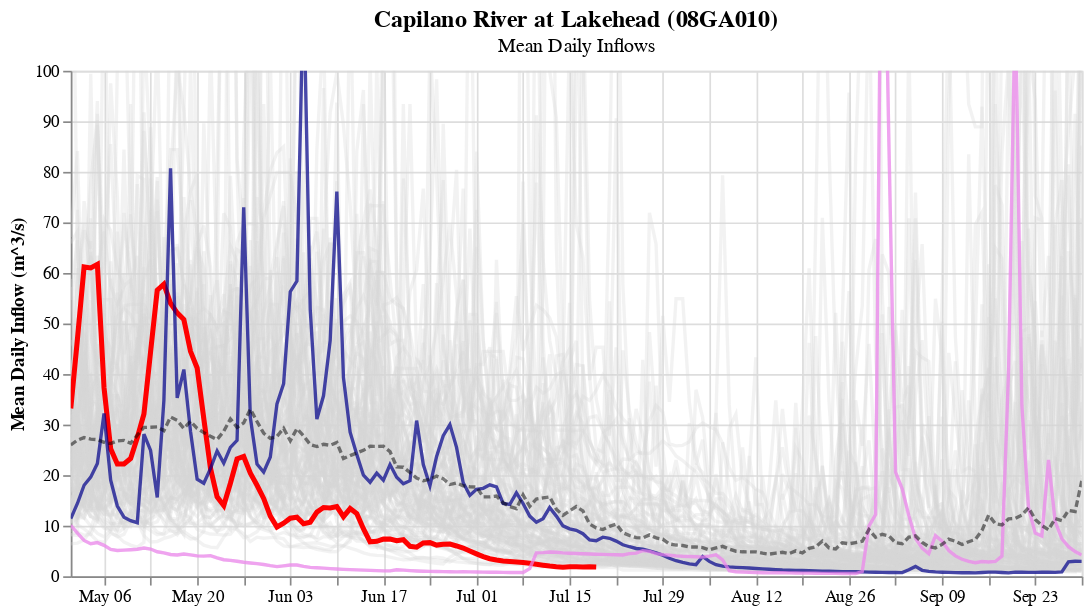

The notebook cell saved with this chart:
### Markdown cell above
## River Inflows

The plot below shows the average daily river inflows into the Capilano Reservoir ([WSC Station 08GA010](https://wateroffice.ec.gc.ca/report/real_time_e.html?stn=08GA010)). The solid red line is 2023, the blue line is 2022, the purple line is 2015, and the dashed black line is the average (1998-present). 

There is a notable increase in river flows in July 2015. This is a result of releasing water from the Palisade Lake reservoir early this season. River inflows were very low this season because there was very little snowmelt runoff. 

This year inflows were above average in May due to very warm temperatures and rapid snowmelt runoff. Inflows have gradually tapered off, and are now at record low levels for this time of year. Last year, prolonged drought caused river inflows to drop to record low levels late in the summer, and remained very low until late October. If conditions remain dry this summer, and fall rains are late to arrive, we could see source water supply drop to below normal levels. 

```{note} 
River inflows in 2023 are almost entirely from snowmelt. There has been essentially no rainfall contribution since late April. 
```

### Code cell
alt.data_transformers.disable_max_rows()

title = alt.TitleParams(
   text='Capilano River at Lakehead (08GA010)',
   subtitle="Mean Daily Inflows",
   anchor='middle',
   fontSize=14,
   fontWeight='bold')

highlight = alt.selection(type='single', on='mouseover',
                          fields=['year'], nearest=True, empty="none")

background = alt.Chart(flow3[flow3['year'] != 2023], title=title).mark_line(opacity=0.3).encode(
    alt.X('monthdate(date):T', title=None),
    alt.Y('flow:Q', title='Mean Daily Inflow (m^3/s)', scale=alt.Scale(domain=[0, 100])),
    color=alt.condition( highlight, 'year:N', alt.value("lightgray"), legend=None),
).add_selection(
    highlight
)

year_2023 = alt.Chart(flow3[flow3['year'] == 2023]).mark_line(color= "red", size= 3).encode(
    alt.X('monthdate(date):T', title=None),
    alt.Y('flow:Q', title='Mean Daily Inflow (m^3/s)'),
    tooltip=["year:N", "flow"],
)

year_2015 = alt.Chart(flow3[flow3['year'] == 2015]).mark_line(color= "violet", opacity=0.7).encode(
    alt.X('monthdate(date):T', title=None),
    alt.Y('flow:Q', title='Mean Daily Inflow (m^3/s)')
)

year_2022 = alt.Chart(flow3[flow3['year'] == 2022]).mark_line(color= "darkblue", opacity=0.7).encode(
    alt.X('monthdate(date):T', title=None),
    alt.Y('flow:Q', title='Mean Daily Inflow (m^3/s)')
)

mean = alt.Chart(flow3).mark_line(color='black', opacity=0.5, strokeDash=[4, 2]).encode(
    alt.X('monthdate(date):T', title=None),
    alt.Y('mean(flow)', title='Mean Daily Inflow (m^3/s)')
)

background + year_2023 + year_2022 + year_2015 + mean.properties(width=600).interactive()

### Figure 1 — Vega-Lite specification as saved in the notebook (floating-point values rounded to 4 significant figures; data arrays with more than 128 entries replaced by an {"elided": "..."} marker saying what was removed)
{"config": {"view": {"continuousWidth": 400, "continuousHeight": 300}}, "layer": [{"data": {"name": "data-99717f983501d29eb9e9d007e85fb536"}, "mark": {"type": "line", "opacity": 0.3}, "encoding": {"color": {"condition": {"field": "year", "legend": null, "type": "nominal", "selection": "selector001"}, "value": "lightgray"}, "x": {"field": "date", "timeUnit": "monthdate", "title": null, "type": "temporal"}, "y": {"field": "flow", "scale": {"domain": [0, 100]}, "title": "Mean Daily Inflow (m^3/s)", "type": "quantitative"}}, "selection": {"selector001": {"type": "single", "on": "mouseover", "fields": ["year"], "nearest": true, "empty": "none"}}, "title": {"text": "Capilano River at Lakehead (08GA010)", "anchor": "middle", "fontSize": 14, "fontWeight": "bold", "subtitle": "Mean Daily Inflows"}}, {"data": {"name": "data-26bdbd95867067c60415f2bb5f0d6b3d"}, "mark": {"type": "line", "color": "red", "size": 3}, "encoding": {"tooltip": [{"field": "year", "type": "nominal"}, {"field": "flow", "type": "quantitative"}], "x": {"field": "date", "timeUnit": "monthdate", "title": null, "type": "temporal"}, "y": {"field": "flow", "title": "Mean Daily Inflow (m^3/s)", "type": "quantitative"}}}, {"data": {"name": "data-6da50d15c4c00a1526c20dce2bda3159"}, "mark": {"type": "line", "color": "darkblue", "opacity": 0.7}, "encoding": {"x": {"field": "date", "timeUnit": "monthdate", "title": null, "type": "temporal"}, "y": {"field": "flow", "title": "Mean Daily Inflow (m^3/s)", "type": "quantitative"}}}, {"data": {"name": "data-e7a9eed8535a3bf54f5818992c79a70b"}, "mark": {"type": "line", "color": "violet", "opacity": 0.7}, "encoding": {"x": {"field": "date", "timeUnit": "monthdate", "title": null, "type": "temporal"}, "y": {"field": "flow", "title": "Mean Daily Inflow (m^3/s)", "type": "quantitative"}}}, {"data": {"name": "data-0b20cbbb6ab0db04b83a627dc105da03"}, "mark": {"type": "line", "color": "black", "opacity": 0.5, "strokeDash": [4, 2]}, "encoding": {"x": {"field": "date", "timeUnit": "monthdate", "title": null, "type": "temporal"}, "y": {"aggregate": "mean", "field": "flow", "title": "Mean Daily Inflow (m^3/s)", "type": "quantitative"}}, "selection": {"selector002": {"type": "interval", "bind": "scales", "encodings": ["x", "y"]}}, "width": 600}], "$schema": "https://vega.github.io/schema/vega-lite/v4.17.0.json", "datasets": {"data-99717f983501d29eb9e9d007e85fb536": {"elided": "16371 records"}, "data-26bdbd95867067c60415f2bb5f0d6b3d": [{"date": "2023-05-01T00:00:00", "flow": 33.2, "year": 2023, "month": 5, "day": 1, "DOY": 121}, {"date": "2023-05-02T00:00:00", "flow": 46.9, "year": 2023, "month": 5, "day": 2, "DOY": 122}, {"date": "2023-05-03T00:00:00", "flow": 61.2, "year": 2023, "month": 5, "day": 3, "DOY": 123}, {"date": "2023-05-04T00:00:00", "flow": 61.0, "year": 2023, "month": 5, "day": 4, "DOY": 124}, {"date": "2023-05-05T00:00:00", "flow": 61.7, "year": 2023, "month": 5, "day": 5, "DOY": 125}, {"date": "2023-05-06T00:00:00", "flow": 37.3, "year": 2023, "month": 5, "day": 6, "DOY": 126}, {"date": "2023-05-07T00:00:00", "flow": 25.2, "year": 2023, "month": 5, "day": 7, "DOY": 127}, {"date": "2023-05-08T00:00:00", "flow": 22.2, "year": 2023, "month": 5, "day": 8, "DOY": 128}, {"date": "2023-05-09T00:00:00", "flow": 22.2, "year": 2023, "month": 5, "day": 9, "DOY": 129}, {"date": "2023-05-10T00:00:00", "flow": 23.3, "year": 2023, "month": 5, "day": 10, "DOY": 130}, {"date": "2023-05-11T00:00:00", "flow": 27.4, "year": 2023, "month": 5, "day": 11, "DOY": 131}, {"date": "2023-05-12T00:00:00", "flow": 32.1, "year": 2023, "month": 5, "day": 12, "DOY": 132}, {"date": "2023-05-13T00:00:00", "flow": 44.4, "year": 2023, "month": 5, "day": 13, "DOY": 133}, {"date": "2023-05-14T00:00:00", "flow": 56.6, "year": 2023, "month": 5, "day": 14, "DOY": 134}, {"date": "2023-05-15T00:00:00", "flow": 57.8, "year": 2023, "month": 5, "day": 15, "DOY": 135}, {"date": "2023-05-16T00:00:00", "flow": 54.0, "year": 2023, "month": 5, "day": 16, "DOY": 136}, {"date": "2023-05-17T00:00:00", "flow": 52.1, "year": 2023, "month": 5, "day": 17, "DOY": 137}, {"date": "2023-05-18T00:00:00", "flow": 50.8, "year": 2023, "month": 5, "day": 18, "DOY": 138}, {"date": "2023-05-19T00:00:00", "flow": 44.5, "year": 2023, "month": 5, "day": 19, "DOY": 139}, {"date": "2023-05-20T00:00:00", "flow": 41.2, "year": 2023, "month": 5, "day": 20, "DOY": 140}, {"date": "2023-05-21T00:00:00", "flow": 31.2, "year": 2023, "month": 5, "day": 21, "DOY": 141}, {"date": "2023-05-22T00:00:00", "flow": 21.4, "year": 2023, "month": 5, "day": 22, "DOY": 142}, {"date": "2023-05-23T00:00:00", "flow": 15.7, "year": 2023, "month": 5, "day": 23, "DOY": 143}, {"date": "2023-05-24T00:00:00", "flow": 14.0, "year": 2023, "month": 5, "day": 24, "DOY": 144}, {"date": "2023-05-25T00:00:00", "flow": 18.4, "year": 2023, "month": 5, "day": 25, "DOY": 145}, {"date": "2023-05-26T00:00:00", "flow": 23.2, "year": 2023, "month": 5, "day": 26, "DOY": 146}, {"date": "2023-05-27T00:00:00", "flow": 23.7, "year": 2023, "month": 5, "day": 27, "DOY": 147}, {"date": "2023-05-28T00:00:00", "flow": 20.4, "year": 2023, "month": 5, "day": 28, "DOY": 148}, {"date": "2023-05-29T00:00:00", "flow": 18.0, "year": 2023, "month": 5, "day": 29, "DOY": 149}, {"date": "2023-05-30T00:00:00", "flow": 15.4, "year": 2023, "month": 5, "day": 30, "DOY": 150}, {"date": "2023-05-31T00:00:00", "flow": 11.9, "year": 2023, "month": 5, "day": 31, "DOY": 151}, {"date": "2023-06-01T00:00:00", "flow": 9.74, "year": 2023, "month": 6, "day": 1, "DOY": 152}, {"date": "2023-06-02T00:00:00", "flow": 10.5, "year": 2023, "month": 6, "day": 2, "DOY": 153}, {"date": "2023-06-03T00:00:00", "flow": 11.5, "year": 2023, "month": 6, "day": 3, "DOY": 154}, {"date": "2023-06-04T00:00:00", "flow": 11.7, "year": 2023, "month": 6, "day": 4, "DOY": 155}, {"date": "2023-06-05T00:00:00", "flow": 10.4, "year": 2023, "month": 6, "day": 5, "DOY": 156}, {"date": "2023-06-06T00:00:00", "flow": 10.7, "year": 2023, "month": 6, "day": 6, "DOY": 157}, {"date": "2023-06-07T00:00:00", "flow": 12.7, "year": 2023, "month": 6, "day": 7, "DOY": 158}, {"date": "2023-06-08T00:00:00", "flow": 13.6, "year": 2023, "month": 6, "day": 8, "DOY": 159}, {"date": "2023-06-09T00:00:00", "flow": 13.5, "year": 2023, "month": 6, "day": 9, "DOY": 160}, {"date": "2023-06-10T00:00:00", "flow": 13.8, "year": 2023, "month": 6, "day": 10, "DOY": 161}, {"date": "2023-06-11T00:00:00", "flow": 11.8, "year": 2023, "month": 6, "day": 11, "DOY": 162}, {"date": "2023-06-12T00:00:00", "flow": 13.4, "year": 2023, "month": 6, "day": 12, "DOY": 163}, {"date": "2023-06-13T00:00:00", "flow": 12.4, "year": 2023, "month": 6, "day": 13, "DOY": 164}, {"date": "2023-06-14T00:00:00", "flow": 9.42, "year": 2023, "month": 6, "day": 14, "DOY": 165}, {"date": "2023-06-15T00:00:00", "flow": 6.82, "year": 2023, "month": 6, "day": 15, "DOY": 166}, {"date": "2023-06-16T00:00:00", "flow": 6.91, "year": 2023, "month": 6, "day": 16, "DOY": 167}, {"date": "2023-06-17T00:00:00", "flow": 7.37, "year": 2023, "month": 6, "day": 17, "DOY": 168}, {"date": "2023-06-18T00:00:00", "flow": 7.35, "year": 2023, "month": 6, "day": 18, "DOY": 169}, {"date": "2023-06-19T00:00:00", "flow": 7.05, "year": 2023, "month": 6, "day": 19, "DOY": 170}, {"date": "2023-06-20T00:00:00", "flow": 7.23, "year": 2023, "month": 6, "day": 20, "DOY": 171}, {"date": "2023-06-21T00:00:00", "flow": 5.93, "year": 2023, "month": 6, "day": 21, "DOY": 172}, {"date": "2023-06-22T00:00:00", "flow": 5.75, "year": 2023, "month": 6, "day": 22, "DOY": 173}, {"date": "2023-06-23T00:00:00", "flow": 6.59, "year": 2023, "month": 6, "day": 23, "DOY": 174}, {"date": "2023-06-24T00:00:00", "flow": 6.65, "year": 2023, "month": 6, "day": 24, "DOY": 175}, {"date": "2023-06-25T00:00:00", "flow": 6.16, "year": 2023, "month": 6, "day": 25, "DOY": 176}, {"date": "2023-06-26T00:00:00", "flow": 6.33, "year": 2023, "month": 6, "day": 26, "DOY": 177}, {"date": "2023-06-27T00:00:00", "flow": 6.36, "year": 2023, "month": 6, "day": 27, "DOY": 178}, {"date": "2023-06-28T00:00:00", "flow": 6.0, "year": 2023, "month": 6, "day": 28, "DOY": 179}, {"date": "2023-06-29T00:00:00", "flow": 5.58, "year": 2023, "month": 6, "day": 29, "DOY": 180}, {"date": "2023-06-30T00:00:00", "flow": 4.99, "year": 2023, "month": 6, "day": 30, "DOY": 181}, {"date": "2023-07-01T00:00:00", "flow": 4.42, "year": 2023, "month": 7, "day": 1, "DOY": 182}, {"date": "2023-07-02T00:00:00", "flow": 3.88, "year": 2023, "month": 7, "day": 2, "DOY": 183}, {"date": "2023-07-03T00:00:00", "flow": 3.48, "year": 2023, "month": 7, "day": 3, "DOY": 184}, {"date": "2023-07-04T00:00:00", "flow": 3.21, "year": 2023, "month": 7, "day": 4, "DOY": 185}, {"date": "2023-07-05T00:00:00", "flow": 3.03, "year": 2023, "month": 7, "day": 5, "DOY": 186}, {"date": "2023-07-06T00:00:00", "flow": 2.93, "year": 2023, "month": 7, "day": 6, "DOY": 187}, {"date": "2023-07-07T00:00:00", "flow": 2.84, "year": 2023, "month": 7, "day": 7, "DOY": 188}, {"date": "2023-07-08T00:00:00", "flow": 2.73, "year": 2023, "month": 7, "day": 8, "DOY": 189}, {"date": "2023-07-09T00:00:00", "flow": 2.56, "year": 2023, "month": 7, "day": 9, "DOY": 190}, {"date": "2023-07-10T00:00:00", "flow": 2.37, "year": 2023, "month": 7, "day": 10, "DOY": 191}, {"date": "2023-07-11T00:00:00", "flow": 2.18, "year": 2023, "month": 7, "day": 11, "DOY": 192}, {"date": "2023-07-12T00:00:00", "flow": 2.01, "year": 2023, "month": 7, "day": 12, "DOY": 193}, {"date": "2023-07-13T00:00:00", "flow": 1.89, "year": 2023, "month": 7, "day": 13, "DOY": 194}, {"date": "2023-07-14T00:00:00", "flow": 1.8, "year": 2023, "month": 7, "day": 14, "DOY": 195}, {"date": "2023-07-15T00:00:00", "flow": 1.88, "year": 2023, "month": 7, "day": 15, "DOY": 196}, {"date": "2023-07-16T00:00:00", "flow": 1.89, "year": 2023, "month": 7, "day": 16, "DOY": 197}, {"date": "2023-07-17T00:00:00", "flow": 1.84, "year": 2023, "month": 7, "day": 17, "DOY": 198}, {"date": "2023-07-18T00:00:00", "flow": 1.87, "year": 2023, "month": 7, "day": 18, "DOY": 199}, {"date": "2023-07-19T00:00:00", "flow": 1.82, "year": 2023, "month": 7, "day": 19, "DOY": 200}, {"date": "2023-07-20T00:00:00", "flow": null, "year": 2023, "month": 7, "day": 20, "DOY": 201}, {"date": "2023-07-21T00:00:00", "flow": null, "year": 2023, "month": 7, "day": 21, "DOY": 202}, {"date": "2023-07-22T00:00:00", "flow": null, "year": 2023, "month": 7, "day": 22, "DOY": 203}, {"date": "2023-07-23T00:00:00", "flow": null, "year": 2023, "month": 7, "day": 23, "DOY": 204}, {"date": "2023-07-24T00:00:00", "flow": null, "year": 2023, "month": 7, "day": 24, "DOY": 205}, {"date": "2023-07-25T00:00:00", "flow": null, "year": 2023, "month": 7, "day": 25, "DOY": 206}, {"date": "2023-07-26T00:00:00", "flow": null, "year": 2023, "month": 7, "day": 26, "DOY": 207}, {"date": "2023-07-27T00:00:00", "flow": null, "year": 2023, "month": 7, "day": 27, "DOY": 208}, {"date": "2023-07-28T00:00:00", "flow": null, "year": 2023, "month": 7, "day": 28, "DOY": 209}, {"date": "2023-07-29T00:00:00", "flow": null, "year": 2023, "month": 7, "day": 29, "DOY": 210}, {"date": "2023-07-30T00:00:00", "flow": null, "year": 2023, "month": 7, "day": 30, "DOY": 211}, {"date": "2023-07-31T00:00:00", "flow": null, "year": 2023, "month": 7, "day": 31, "DOY": 212}], "data-6da50d15c4c00a1526c20dce2bda3159": {"elided": "153 records"}, "data-e7a9eed8535a3bf54f5818992c79a70b": {"elided": "153 records"}, "data-0b20cbbb6ab0db04b83a627dc105da03": {"elided": "16463 records"}}}
